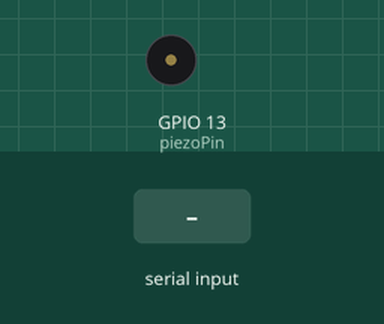
Recording of a program running on a simulated Raspberry Pi (BCM pin numbers). Shown: buzzer (waves = sounding). The inputs (shaded band) are chosen by the test bench. What the program prints to the terminal is not drawn.

Above: at 1.2 s.
1.3 s: "5" typed at the terminal, then Enter
At 1.7 s:
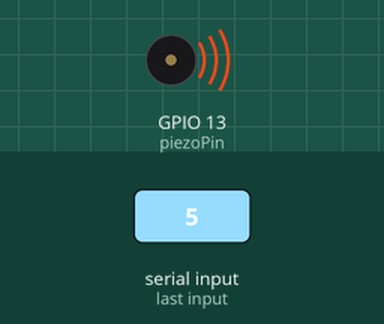
Timing chart, 0 to 4.3 s (numbered marks = the images above; inputs shaded):
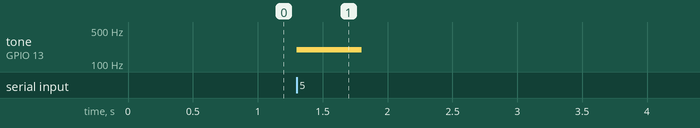

Measured:
- after the input at 1.3 s, tone on GPIO 13 (piezoPin): silent → 196 Hz at once, → silent 0.50 s later

The program:

pwm02.py
```python
import RPi.GPIO as GPIO
import time

piezoPin = 13
melody = [130, 147, 165, 175, 196, 220, 247, 262]
GPIO.setmode(GPIO.BCM)
GPIO.setup(piezoPin, GPIO.OUT)

Buzz = GPIO.PWM(piezoPin, 440)

try:
	while True:
		chr = int(input("도(1) ~ 8(도), 종료는 9 > "))
		if chr in range(1, 9):
			Buzz.start(25)
			Buzz.ChangeFrequency(melody[chr - 1])
			time.sleep(0.5)
			Buzz.stop()
		elif chr == 9:
			Buzz.stop()
except KeyboardInterrupt:
	GPIO.cleanup()
```
